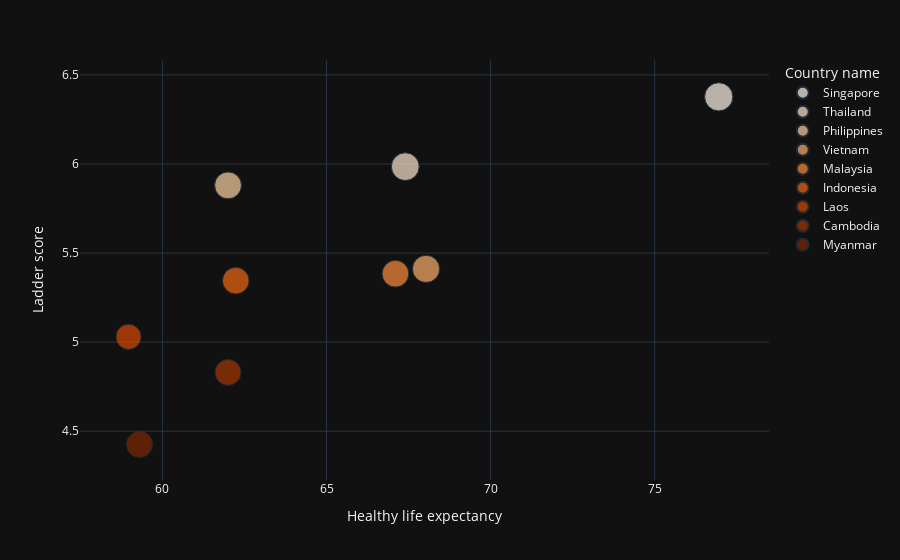

Write notebook code for a chart like this one.
### Markdown cell above
### bisa dilihat rata-rata negara sub-sahara africa tingkat harapan hidup paling rendah sedangkan western Europe rata-rata negara  tingkat harapan hidup paling tinggi

### Code cell
#Scatter plot Southeast Asia
df_southeast = df[df['Regional indicator'] == "Southeast Asia"]
fig = px.scatter(df_southeast, x="Healthy life expectancy", y="Ladder score", 
                color="Country name", color_discrete_sequence = px.colors.sequential.Oranges, 
                template = 'plotly_dark',
                size = 'Social support',
                hover_name="Country name")
fig.show()

### Figure 1 — Plotly figure (JSON) as saved in the notebook; plotly's stock layout.template omitted (floating-point values rounded to 4 significant figures)
{"data": [{"hovertemplate": "<b>%{hovertext}</b><br><br>Country name=Singapore<br>Healthy life expectancy=%{x}<br>Ladder score=%{y}<br>Social support=%{marker.size}<extra></extra>", "hovertext": ["Singapore"], "legendgroup": "Singapore", "marker": {"color": "rgb(255,245,235)", "size": [0.915], "sizemode": "area", "sizeref": 0.002288, "symbol": "circle"}, "mode": "markers", "name": "Singapore", "orientation": "v", "showlegend": true, "type": "scatter", "x": [76.95], "xaxis": "x", "y": [6.377], "yaxis": "y"}, {"hovertemplate": "<b>%{hovertext}</b><br><br>Country name=Thailand<br>Healthy life expectancy=%{x}<br>Ladder score=%{y}<br>Social support=%{marker.size}<extra></extra>", "hovertext": ["Thailand"], "legendgroup": "Thailand", "marker": {"color": "rgb(254,230,206)", "size": [0.888], "sizemode": "area", "sizeref": 0.002288, "symbol": "circle"}, "mode": "markers", "name": "Thailand", "orientation": "v", "showlegend": true, "type": "scatter", "x": [67.4], "xaxis": "x", "y": [5.985], "yaxis": "y"}, {"hovertemplate": "<b>%{hovertext}</b><br><br>Country name=Philippines<br>Healthy life expectancy=%{x}<br>Ladder score=%{y}<br>Social support=%{marker.size}<extra></extra>", "hovertext": ["Philippines"], "legendgroup": "Philippines", "marker": {"color": "rgb(253,208,162)", "size": [0.83], "sizemode": "area", "sizeref": 0.002288, "symbol": "circle"}, "mode": "markers", "name": "Philippines", "orientation": "v", "showlegend": true, "type": "scatter", "x": [62], "xaxis": "x", "y": [5.88], "yaxis": "y"}, {"hovertemplate": "<b>%{hovertext}</b><br><br>Country name=Vietnam<br>Healthy life expectancy=%{x}<br>Ladder score=%{y}<br>Social support=%{marker.size}<extra></extra>", "hovertext": ["Vietnam"], "legendgroup": "Vietnam", "marker": {"color": "rgb(253,174,107)", "size": [0.85], "sizemode": "area", "sizeref": 0.002288, "symbol": "circle"}, "mode": "markers", "name": "Vietnam", "orientation": "v", "showlegend": true, "type": "scatter", "x": [68.03], "xaxis": "x", "y": [5.411], "yaxis": "y"}, {"hovertemplate": "<b>%{hovertext}</b><br><br>Country name=Malaysia<br>Healthy life expectancy=%{x}<br>Ladder score=%{y}<br>Social support=%{marker.size}<extra></extra>", "hovertext": ["Malaysia"], "legendgroup": "Malaysia", "marker": {"color": "rgb(253,141,60)", "size": [0.817], "sizemode": "area", "sizeref": 0.002288, "symbol": "circle"}, "mode": "markers", "name": "Malaysia", "orientation": "v", "showlegend": true, "type": "scatter", "x": [67.1], "xaxis": "x", "y": [5.384], "yaxis": "y"}, {"hovertemplate": "<b>%{hovertext}</b><br><br>Country name=Indonesia<br>Healthy life expectancy=%{x}<br>Ladder score=%{y}<br>Social support=%{marker.size}<extra></extra>", "hovertext": ["Indonesia"], "legendgroup": "Indonesia", "marker": {"color": "rgb(241,105,19)", "size": [0.811], "sizemode": "area", "sizeref": 0.002288, "symbol": "circle"}, "mode": "markers", "name": "Indonesia", "orientation": "v", "showlegend": true, "type": "scatter", "x": [62.24], "xaxis": "x", "y": [5.345], "yaxis": "y"}, {"hovertemplate": "<b>%{hovertext}</b><br><br>Country name=Laos<br>Healthy life expectancy=%{x}<br>Ladder score=%{y}<br>Social support=%{marker.size}<extra></extra>", "hovertext": ["Laos"], "legendgroup": "Laos", "marker": {"color": "rgb(217,72,1)", "size": [0.728], "sizemode": "area", "sizeref": 0.002288, "symbol": "circle"}, "mode": "markers", "name": "Laos", "orientation": "v", "showlegend": true, "type": "scatter", "x": [58.97], "xaxis": "x", "y": [5.03], "yaxis": "y"}, {"hovertemplate": "<b>%{hovertext}</b><br><br>Country name=Cambodia<br>Healthy life expectancy=%{x}<br>Ladder score=%{y}<br>Social support=%{marker.size}<extra></extra>", "hovertext": ["Cambodia"], "legendgroup": "Cambodia", "marker": {"color": "rgb(166,54,3)", "size": [0.765], "sizemode": "area", "sizeref": 0.002288, "symbol": "circle"}, "mode": "markers", "name": "Cambodia", "orientation": "v", "showlegend": true, "type": "scatter", "x": [62], "xaxis": "x", "y": [4.83], "yaxis": "y"}, {"hovertemplate": "<b>%{hovertext}</b><br><br>Country name=Myanmar<br>Healthy life expectancy=%{x}<br>Ladder score=%{y}<br>Social support=%{marker.size}<extra></extra>", "hovertext": ["Myanmar"], "legendgroup": "Myanmar", "marker": {"color": "rgb(127,39,4)", "size": [0.779], "sizemode": "area", "sizeref": 0.002288, "symbol": "circle"}, "mode": "markers", "name": "Myanmar", "orientation": "v", "showlegend": true, "type": "scatter", "x": [59.3], "xaxis": "x", "y": [4.426], "yaxis": "y"}], "layout": {"legend": {"itemsizing": "constant", "title": {"text": "Country name"}, "tracegroupgap": 0}, "margin": {"t": 60}, "xaxis": {"anchor": "y", "domain": [0, 1], "title": {"text": "Healthy life expectancy"}}, "yaxis": {"anchor": "x", "domain": [0, 1], "title": {"text": "Ladder score"}}}}
